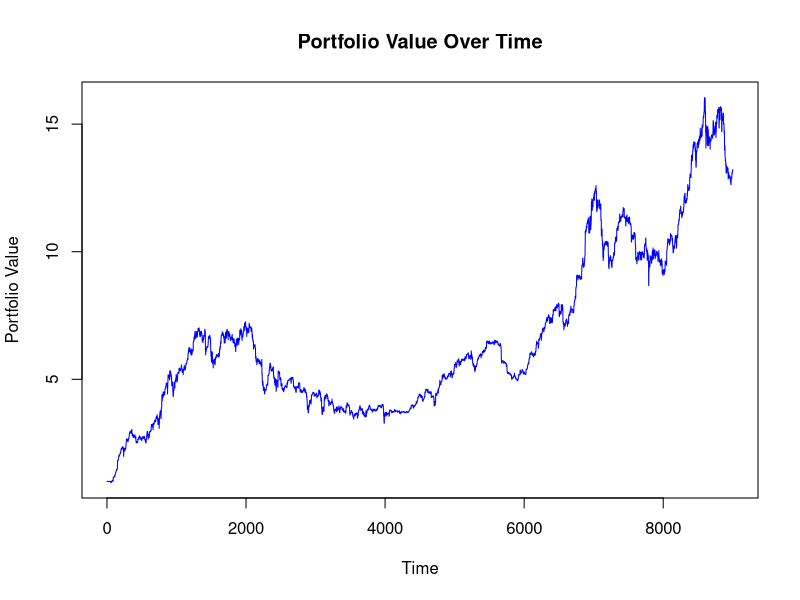

R code for this plot: (Note: this script raises an error after producing the figure.)
# ARIMA Analysis Script for BTC-USDC 4H Data
# Clear environment and load required libraries

install.packages("forecast", dependencies=TRUE)
install.packages("tseries", dependencies=TRUE)


rm(list=ls())
library(TTR)      # For technical indicators
library(forecast) # For ARIMA models
library(tseries)  # For time series analysis
library(car)      # For regression diagnostics
library(lmtest)   # For coefficient testing

# Set options for numeric display
options(digits = 9)  # Set the number of digits to display
options(scipen = 6)  # Make scientific notation less likely

# Import data
mydata <- read.csv("btcusdc_4h_historical.csv", header=TRUE, sep = ",")

# Feature Engineering

# First, calculate log returns for price data
mydata$loggro <- c(NA, diff(log(mydata$close)))

# Calculate log returns for highs and lows
mydata$logHi <- log(mydata$high)
mydata$logLo <- log(mydata$low)
mydata$logHiGro <- c(NA, diff(mydata$logHi))
mydata$logLoGro <- c(NA, diff(mydata$logLo))
mydata$logHiMinusLogLo <- mydata$logHi - mydata$logLo
mydata$logHiGroMinusLogLoGro <- mydata$logHiGro - mydata$logLoGro

# Calculate squared and cubed log returns (for volatility modeling)
mydata$loggro2 <- mydata$loggro^2
mydata$loggro3 <- mydata$loggro^3

# Calculate basic moving averages
mydata$SMA6 <- SMA(mydata$close, n = 6)
mydata$EMA6 <- EMA(mydata$close, n = 6)
mydata$RMA6 <- EMA(mydata$close, n = 6, wilder = TRUE)  # Wilder's RMA

mydata$SMA14 <- SMA(mydata$close, n = 14)
mydata$EMA14 <- EMA(mydata$close, n = 14)
mydata$RMA14 <- EMA(mydata$close, n = 14, wilder = TRUE)

mydata$SMA21 <- SMA(mydata$close, n = 21)
mydata$EMA21 <- EMA(mydata$close, n = 21)
mydata$RMA21 <- EMA(mydata$close, n = 21, wilder = TRUE)

mydata$SMA42 <- SMA(mydata$close, n = 42)
mydata$EMA42 <- EMA(mydata$close, n = 42)
mydata$RMA42 <- EMA(mydata$close, n = 42, wilder = TRUE)

mydata$SMA84 <- SMA(mydata$close, n = 84)
mydata$EMA84 <- EMA(mydata$close, n = 84)
mydata$RMA84 <- EMA(mydata$close, n = 84, wilder = TRUE)

# Calculate relative volume and volatility features
mydata$rvol <- mydata$volume / SMA(mydata$volume, n = 21)
mydata$rvolgro <- mydata$loggro * mydata$SMA21
mydata$loggrorvol2 <- mydata$loggro * mydata$SMA21 * mydata$SMA21
mydata$loggro2rvol <- mydata$loggro * mydata$loggro * mydata$SMA21
mydata$loggro2rvol2 <- mydata$loggrorvol2 * mydata$loggro

# Calculate candlestick pattern features
mydata$body_size <- abs(mydata$close - mydata$open)
mydata$low_wick <- ifelse(mydata$close > mydata$open, mydata$open - mydata$low, mydata$close - mydata$low)
mydata$high_wick <- ifelse(mydata$close < mydata$open, mydata$high - mydata$open, mydata$high - mydata$close)

# Replace body size of zero with a small number to prevent division by zero
mydata$body_size[mydata$body_size == 0] <- 1e-8

# Calculate wick to body ratios
mydata$low_wick_body_ratio <- ifelse(is.na(mydata$low_wick / mydata$body_size), 0, mydata$low_wick / mydata$body_size)
mydata$high_wick_body_ratio <- ifelse(is.na(mydata$high_wick / mydata$body_size), 0, mydata$high_wick / mydata$body_size)

# Calculate moving averages of wick ratios
mydata$lowWickEma14 <- EMA(mydata$low_wick_body_ratio, n = 14)
mydata$highWickEma14 <- EMA(mydata$high_wick_body_ratio, n = 14)
mydata$lowWickEma14rel <- mydata$low_wick_body_ratio
mydata$highWickEma14rel <- (mydata$high_wick_body_ratio) / EMA(mydata$high_wick_body_ratio, n = 14)

# Calculate range-based features
mydata$relRangeSma42 <- SMA(mydata$high - mydata$low, n = 42)
mydata$relBodySma100 <- (mydata$body_size^2 / EMA(mydata$body_size^2, n = 42))

# Calculate combined technical indicators
mydata$lowWickRatioEma42 <- (mydata$rvol^2) / EMA(mydata$low_wick_body_ratio, n = 42)
mydata$highWickRatioEma42 <- (mydata$rvol^2) / SMA(mydata$high_wick_body_ratio, n = 42)
mydata$LRema6 <- mydata$loggro * mydata$EMA6
mydata$LRrma14 <- mydata$loggro * mydata$RMA14
mydata$L2Rrma14 <- mydata$loggro2 * mydata$RMA14
mydata$LR2rma14 <- mydata$loggro2 * mydata$RMA14 * mydata$RMA14

# Use RSI from the dataset
mydata$RSI_smoothed <- EMA(mydata$RSI, n = 3)

# Create a forecast feature for the model (simple prediction based on recent returns)
mydata$forecastBit <- c(rep(NA, 6), SMA(mydata$loggro, n = 6)[-c(1:6)])
mydata$forecastBitNoShift <- SMA(mydata$loggro, n = 6)

# Convert the data to a time series object
# Select relevant columns for modeling
my_ts <- ts(mydata[, c("timestamp", "open", "high", "low", "close", "volume", 
                       "loggro", "loggro2", "loggro3", "SMA6", "EMA6", "RMA6", 
                       "SMA14", "EMA14", "RMA14", "SMA21", "EMA21", "RMA21",
                       "SMA42", "EMA42", "RMA42", "SMA84", "EMA84", "RMA84",
                       "rvol", "rvolgro", "loggrorvol2", "loggro2rvol", "loggro2rvol2",
                       "body_size", "low_wick", "high_wick", "low_wick_body_ratio", "high_wick_body_ratio",
                       "lowWickEma14", "highWickEma14", "lowWickEma14rel", "highWickEma14rel",
                       "relRangeSma42", "relBodySma100", "lowWickRatioEma42", "highWickRatioEma42",
                       "LRema6", "LRrma14", "L2Rrma14", "LR2rma14",
                       "RSI", "RSI_smoothed", "RSI_signal", "forecastBit", "forecastBitNoShift")], 
            start = 1, frequency = 1)

# Create lagged variables for all features to use as predictors
# We'll use a function to create lagged versions for all relevant columns
create_lagged <- function(column_name) {
  lagged_name <- paste0(column_name, "L")
  assign(lagged_name, c(NA, my_ts[1:(length(my_ts[, column_name])-1), column_name]), envir = .GlobalEnv)
  return(lagged_name)
}

# List of columns to create lags for (excluding timestamp and other non-numeric columns)
columns_to_lag <- c("loggro", "loggro2", "loggro3", "rvolgro", "loggrorvol2", "loggro2rvol", 
                    "loggro2rvol2", "lowWickRatioEma42", "highWickRatioEma42", "LRema6", 
                    "LRrma14", "L2Rrma14", "LR2rma14", "RSI", "RSI_smoothed", "forecastBit", 
                    "forecastBitNoShift", "EMA6", "EMA14", "EMA21", "SMA21")

# Create lagged versions of all features
lagged_columns <- lapply(columns_to_lag, create_lagged)

# Prepare data frame for ARIMA modeling
my_df <- data.frame(loggro = my_ts[, "loggro"])

# Add all lagged variables to the data frame
for (col in lagged_columns) {
  my_df[[col]] <- get(col)
}

# Create combined feature sets for ARIMA modeling
# Similar to the original script, we create different combinations of features
hpmFCB <- cbind(forecastBitL, loggroL, loggro2L, loggro3L)
hpmFCBnoShift <- cbind(forecastBitNoShiftL, loggroL, loggro3L)
hpmRSI <- cbind(RSIL, RSI_smoothedL, loggroL, loggro2L)
hpmTech <- cbind(EMA6L, EMA14L, EMA21L, loggroL, loggro2L)
hpmWicks <- cbind(lowWickRatioEma42L, highWickRatioEma42L, loggroL, loggro2L)
hpmCombined <- cbind(forecastBitNoShiftL, RSIL, EMA21L, loggroL, loggro2L)

# Fit ARIMA model
# Use the same order and parameters as the original script
Arima_model <- Arima(my_df$loggro, order = c(2L, 0L, 3L), 
                     xreg = hpmFCBnoShift, 
                     transform.pars = FALSE, 
                     method = c("ML"),
                     optim.control = list(reltol = 1e-10, maxit = 1000))

# Print model summary and coefficient tests
summary(Arima_model)
coeftest(Arima_model)

# Get fitted values from the model
loggrohatr <- fitted(Arima_model)

# Create data frame with forecasts and actual values
forecasts_df <- data.frame(
  "loggrohatr" = loggrohatr, 
  "timestamp" = mydata$timestamp, 
  "close" = mydata$close, 
  "open" = mydata$open, 
  "high" = mydata$high, 
  "low" = mydata$low
)

# Create a trading strategy based on forecasts
forecasts_df$buy <- ifelse(forecasts_df$loggrohatr > 0, 1, 0)

# Calculate portfolio value with compounding
forecasts_df$portfolio <- NA
initial_periods <- min(48, nrow(forecasts_df))
for (j in 1:initial_periods) {
  forecasts_df$portfolio[j] <- 1
}

for(i in (initial_periods+1):nrow(forecasts_df)) {
  forecasts_df$portfolio[i] <- ifelse(!is.na(forecasts_df$portfolio[i-1]),
                                      (1 + forecasts_df$buy[i] * ((forecasts_df$close[i] - forecasts_df$open[i]) / forecasts_df$open[i])) * forecasts_df$portfolio[i-1],
                                      NA)
}

# Add a time index for plotting
forecasts_df$t <- seq_along(forecasts_df$portfolio)

# Plot portfolio value over time
plot(forecasts_df$t, forecasts_df$portfolio, type="l", 
     main="Portfolio Value Over Time",
     xlab="Time", ylab="Portfolio Value",
     col="blue")

# Calculate drawdowns
forecasts_df$peak <- NA
forecasts_df$peak[1] <- 1
for(i in 2:nrow(forecasts_df)) {
  forecasts_df$peak[i] <- ifelse(forecasts_df$portfolio[i] > forecasts_df$peak[i-1], 
                                 forecasts_df$portfolio[i], 
                                 forecasts_df$peak[i-1])
}

forecasts_df$portmin <- ifelse(forecasts_df$buy > 0.5,
                               (forecasts_df$low/forecasts_df$close) * forecasts_df$portfolio,
                               forecasts_df$portfolio)

forecasts_df$drawdown <- (1 - (forecasts_df$portmin / forecasts_df$peak))

# Print maximum drawdown
cat("Maximum drawdown:", max(forecasts_df$drawdown, na.rm = TRUE), "\n")

# Calculate additional performance metrics
total_return <- last(forecasts_df$portfolio) / first(forecasts_df$portfolio[!is.na(forecasts_df$portfolio)]) - 1
annual_return <- (1 + total_return)^(365 / (nrow(forecasts_df) * 4)) - 1  # Assuming 4-hour data
win_rate <- sum(forecasts_df$buy == 1 & forecasts_df$close > forecasts_df$open, na.rm = TRUE) / sum(forecasts_df$buy == 1, na.rm = TRUE)

cat("Total Return:", total_return * 100, "%\n")
cat("Annualized Return:", annual_return * 100, "%\n")
cat("Win Rate:", win_rate * 100, "%\n")

# Try alternate model specifications to compare performance
# Use auto.arima to find the best model parameters
auto_model <- auto.arima(my_df$loggro, xreg = hpmCombined, 
                         ic = "aic", 
                         seasonal = FALSE,
                         approximation = FALSE)

summary(auto_model)
coeftest(auto_model)

# Get fitted values from the auto model
auto_loggrohatr <- fitted(auto_model)

# Compare the performance of both models
cor(loggrohatr[!is.na(loggrohatr)], auto_loggrohatr[!is.na(auto_loggrohatr)])

# Plot the forecasts from both models
plot(my_df$loggro, type="l", col="black", main="Actual vs. Predicted Returns", ylab="Log Return")
lines(loggrohatr, col="blue")
lines(auto_loggrohatr, col="red")
legend("topleft", legend=c("Actual", "Manual ARIMA", "Auto ARIMA"), 
       col=c("black", "blue", "red"), lty=1)

# Export results
write.csv(forecasts_df, "btcusdc_4h_arima_results.csv", row.names = FALSE)